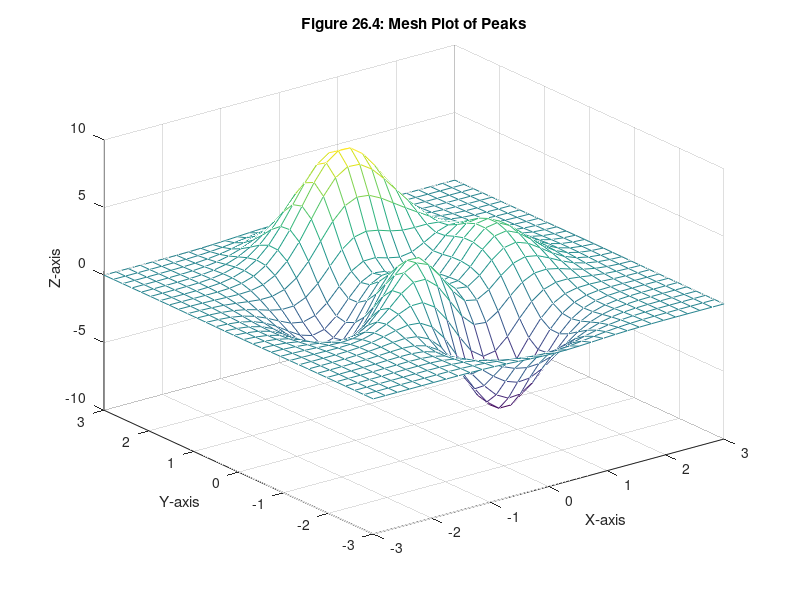

Source code (MATLAB):
[X,Y,Z] = peaks(30);
mesh(X,Y,Z)
xlabel('X-axis'), ylabel('Y-axis'), zlabel('Z-axis')
title('Figure 26.4: Mesh Plot of Peaks')
